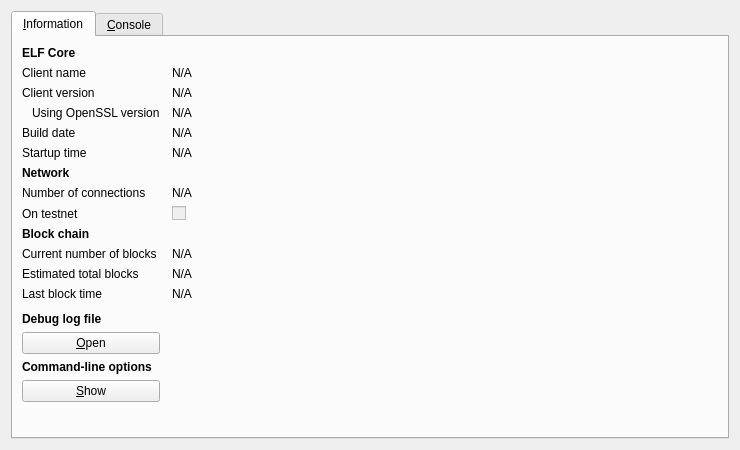
<?xml version="1.0" encoding="UTF-8"?>
<ui version="4.0">
 <class>RPCConsole</class>
 <widget class="QDialog" name="RPCConsole">
  <property name="geometry">
   <rect>
    <x>0</x>
    <y>0</y>
    <width>740</width>
    <height>450</height>
   </rect>
  </property>
  <property name="windowTitle">
   <string>ELF - Debug window</string>
  </property>
  <layout class="QVBoxLayout" name="verticalLayout_2">
   <item>
    <widget class="QTabWidget" name="tabWidget">
     <property name="currentIndex">
      <number>0</number>
     </property>
     <widget class="QWidget" name="tab_info">
      <attribute name="title">
       <string>&amp;Information</string>
      </attribute>
      <layout class="QGridLayout" name="gridLayout" columnstretch="0,1">
       <property name="horizontalSpacing">
        <number>12</number>
       </property>
       <item row="0" column="0">
        <widget class="QLabel" name="label_9">
         <property name="font">
          <font>
           <weight>75</weight>
           <bold>true</bold>
          </font>
         </property>
         <property name="text">
          <string>ELF Core</string>
         </property>
        </widget>
       </item>
       <item row="1" column="0">
        <widget class="QLabel" name="label_5">
         <property name="text">
          <string>Client name</string>
         </property>
        </widget>
       </item>
       <item row="1" column="1">
        <widget class="QLabel" name="clientName">
         <property name="cursor">
          <cursorShape>IBeamCursor</cursorShape>
         </property>
         <property name="text">
          <string>N/A</string>
         </property>
         <property name="textFormat">
          <enum>Qt::PlainText</enum>
         </property>
         <property name="textInteractionFlags">
          <set>Qt::LinksAccessibleByMouse|Qt::TextSelectableByKeyboard|Qt::TextSelectableByMouse</set>
         </property>
        </widget>
       </item>
       <item row="2" column="0">
        <widget class="QLabel" name="label_6">
         <property name="text">
          <string>Client version</string>
         </property>
        </widget>
       </item>
       <item row="2" column="1">
        <widget class="QLabel" name="clientVersion">
         <property name="cursor">
          <cursorShape>IBeamCursor</cursorShape>
         </property>
         <property name="text">
          <string>N/A</string>
         </property>
         <property name="textFormat">
          <enum>Qt::PlainText</enum>
         </property>
         <property name="textInteractionFlags">
          <set>Qt::LinksAccessibleByMouse|Qt::TextSelectableByKeyboard|Qt::TextSelectableByMouse</set>
         </property>
        </widget>
       </item>
       <item row="3" column="0">
        <widget class="QLabel" name="label_14">
         <property name="text">
          <string>Using OpenSSL version</string>
         </property>
         <property name="indent">
          <number>10</number>
         </property>
        </widget>
       </item>
       <item row="3" column="1">
        <widget class="QLabel" name="openSSLVersion">
         <property name="cursor">
          <cursorShape>IBeamCursor</cursorShape>
         </property>
         <property name="text">
          <string>N/A</string>
         </property>
         <property name="textFormat">
          <enum>Qt::PlainText</enum>
         </property>
         <property name="textInteractionFlags">
          <set>Qt::LinksAccessibleByMouse|Qt::TextSelectableByKeyboard|Qt::TextSelectableByMouse</set>
         </property>
        </widget>
       </item>
       <item row="4" column="0">
        <widget class="QLabel" name="label_12">
         <property name="text">
          <string>Build date</string>
         </property>
        </widget>
       </item>
       <item row="4" column="1">
        <widget class="QLabel" name="buildDate">
         <property name="cursor">
          <cursorShape>IBeamCursor</cursorShape>
         </property>
         <property name="text">
          <string>N/A</string>
         </property>
         <property name="textFormat">
          <enum>Qt::PlainText</enum>
         </property>
         <property name="textInteractionFlags">
          <set>Qt::LinksAccessibleByMouse|Qt::TextSelectableByKeyboard|Qt::TextSelectableByMouse</set>
         </property>
        </widget>
       </item>
       <item row="5" column="0">
        <widget class="QLabel" name="label_13">
         <property name="text">
          <string>Startup time</string>
         </property>
        </widget>
       </item>
       <item row="5" column="1">
        <widget class="QLabel" name="startupTime">
         <property name="cursor">
          <cursorShape>IBeamCursor</cursorShape>
         </property>
         <property name="text">
          <string>N/A</string>
         </property>
         <property name="textFormat">
          <enum>Qt::PlainText</enum>
         </property>
         <property name="textInteractionFlags">
          <set>Qt::LinksAccessibleByMouse|Qt::TextSelectableByKeyboard|Qt::TextSelectableByMouse</set>
         </property>
        </widget>
       </item>
       <item row="6" column="0">
        <widget class="QLabel" name="label_11">
         <property name="font">
          <font>
           <weight>75</weight>
           <bold>true</bold>
          </font>
         </property>
         <property name="text">
          <string>Network</string>
         </property>
        </widget>
       </item>
       <item row="7" column="0">
        <widget class="QLabel" name="label_7">
         <property name="text">
          <string>Number of connections</string>
         </property>
        </widget>
       </item>
       <item row="7" column="1">
        <widget class="QLabel" name="numberOfConnections">
         <property name="cursor">
          <cursorShape>IBeamCursor</cursorShape>
         </property>
         <property name="text">
          <string>N/A</string>
         </property>
         <property name="textFormat">
          <enum>Qt::PlainText</enum>
         </property>
         <property name="textInteractionFlags">
          <set>Qt::LinksAccessibleByMouse|Qt::TextSelectableByKeyboard|Qt::TextSelectableByMouse</set>
         </property>
        </widget>
       </item>
       <item row="8" column="0">
        <widget class="QLabel" name="label_8">
         <property name="text">
          <string>On testnet</string>
         </property>
        </widget>
       </item>
       <item row="8" column="1">
        <widget class="QCheckBox" name="isTestNet">
         <property name="enabled">
          <bool>false</bool>
         </property>
         <property name="text">
          <string/>
         </property>
        </widget>
       </item>
       <item row="9" column="0">
        <widget class="QLabel" name="label_10">
         <property name="font">
          <font>
           <weight>75</weight>
           <bold>true</bold>
          </font>
         </property>
         <property name="text">
          <string>Block chain</string>
         </property>
        </widget>
       </item>
       <item row="10" column="0">
        <widget class="QLabel" name="label_3">
         <property name="text">
          <string>Current number of blocks</string>
         </property>
        </widget>
       </item>
       <item row="10" column="1">
        <widget class="QLabel" name="numberOfBlocks">
         <property name="cursor">
          <cursorShape>IBeamCursor</cursorShape>
         </property>
         <property name="text">
          <string>N/A</string>
         </property>
         <property name="textFormat">
          <enum>Qt::PlainText</enum>
         </property>
         <property name="textInteractionFlags">
          <set>Qt::LinksAccessibleByMouse|Qt::TextSelectableByKeyboard|Qt::TextSelectableByMouse</set>
         </property>
        </widget>
       </item>
       <item row="11" column="0">
        <widget class="QLabel" name="label_4">
         <property name="text">
          <string>Estimated total blocks</string>
         </property>
        </widget>
       </item>
       <item row="11" column="1">
        <widget class="QLabel" name="totalBlocks">
         <property name="cursor">
          <cursorShape>IBeamCursor</cursorShape>
         </property>
         <property name="text">
          <string>N/A</string>
         </property>
         <property name="textFormat">
          <enum>Qt::PlainText</enum>
         </property>
         <property name="textInteractionFlags">
          <set>Qt::LinksAccessibleByMouse|Qt::TextSelectableByKeyboard|Qt::TextSelectableByMouse</set>
         </property>
        </widget>
       </item>
       <item row="12" column="0">
        <widget class="QLabel" name="label_2">
         <property name="text">
          <string>Last block time</string>
         </property>
        </widget>
       </item>
       <item row="12" column="1">
        <widget class="QLabel" name="lastBlockTime">
         <property name="cursor">
          <cursorShape>IBeamCursor</cursorShape>
         </property>
         <property name="text">
          <string>N/A</string>
         </property>
         <property name="textFormat">
          <enum>Qt::PlainText</enum>
         </property>
         <property name="textInteractionFlags">
          <set>Qt::LinksAccessibleByMouse|Qt::TextSelectableByKeyboard|Qt::TextSelectableByMouse</set>
         </property>
        </widget>
       </item>
       <item row="13" column="0">
        <spacer name="verticalSpacer_2">
         <property name="orientation">
          <enum>Qt::Vertical</enum>
         </property>
         <property name="sizeHint" stdset="0">
          <size>
           <width>20</width>
           <height>20</height>
          </size>
         </property>
        </spacer>
       </item>
       <item row="14" column="0">
        <widget class="QLabel" name="labelDebugLogfile">
         <property name="font">
          <font>
           <weight>75</weight>
           <bold>true</bold>
          </font>
         </property>
         <property name="text">
          <string>Debug log file</string>
         </property>
        </widget>
       </item>
       <item row="15" column="0">
        <widget class="QPushButton" name="openDebugLogfileButton">
         <property name="toolTip">
          <string>Open the ELF debug log file from the current data directory. This can take a few seconds for large log files.</string>
         </property>
         <property name="text">
          <string>&amp;Open</string>
         </property>
         <property name="autoDefault">
          <bool>false</bool>
         </property>
        </widget>
       </item>
       <item row="16" column="0">
        <widget class="QLabel" name="labelCLOptions">
         <property name="font">
          <font>
           <weight>75</weight>
           <bold>true</bold>
          </font>
         </property>
         <property name="text">
          <string>Command-line options</string>
         </property>
        </widget>
       </item>
       <item row="17" column="0">
        <widget class="QPushButton" name="showCLOptionsButton">
         <property name="toolTip">
          <string>Show the ELF-Qt help message to get a list with possible ELF command-line options.</string>
         </property>
         <property name="text">
          <string>&amp;Show</string>
         </property>
         <property name="autoDefault">
          <bool>false</bool>
         </property>
        </widget>
       </item>
       <item row="18" column="0">
        <spacer name="verticalSpacer">
         <property name="orientation">
          <enum>Qt::Vertical</enum>
         </property>
         <property name="sizeHint" stdset="0">
          <size>
           <width>20</width>
           <height>40</height>
          </size>
         </property>
        </spacer>
       </item>
      </layout>
     </widget>
     <widget class="QWidget" name="tab_console">
      <attribute name="title">
       <string>&amp;Console</string>
      </attribute>
      <layout class="QVBoxLayout" name="verticalLayout_3">
       <property name="spacing">
        <number>3</number>
       </property>
       <item>
        <widget class="QTextEdit" name="messagesWidget">
         <property name="minimumSize">
          <size>
           <width>0</width>
           <height>100</height>
          </size>
         </property>
         <property name="readOnly">
          <bool>true</bool>
         </property>
         <property name="tabKeyNavigation" stdset="0">
          <bool>false</bool>
         </property>
         <property name="columnCount" stdset="0">
          <number>2</number>
         </property>
        </widget>
       </item>
       <item>
        <layout class="QHBoxLayout" name="horizontalLayout">
         <property name="spacing">
          <number>3</number>
         </property>
         <item>
          <widget class="QLabel" name="label">
           <property name="text">
            <string notr="true">&gt;</string>
           </property>
          </widget>
         </item>
         <item>
          <widget class="QLineEdit" name="lineEdit"/>
         </item>
         <item>
          <widget class="QPushButton" name="clearButton">
           <property name="maximumSize">
            <size>
             <width>24</width>
             <height>24</height>
            </size>
           </property>
           <property name="toolTip">
            <string>Clear console</string>
           </property>
           <property name="text">
            <string/>
           </property>
           <property name="icon">
            <iconset resource="../bitcoin.qrc">
             <normaloff>:/icons/remove</normaloff>:/icons/remove</iconset>
           </property>
           <property name="shortcut">
            <string notr="true">Ctrl+L</string>
           </property>
           <property name="autoDefault">
            <bool>false</bool>
           </property>
          </widget>
         </item>
        </layout>
       </item>
      </layout>
     </widget>
    </widget>
   </item>
  </layout>
 </widget>
 <resources>
  <include location="../bitcoin.qrc"/>
 </resources>
 <connections/>
</ui>
